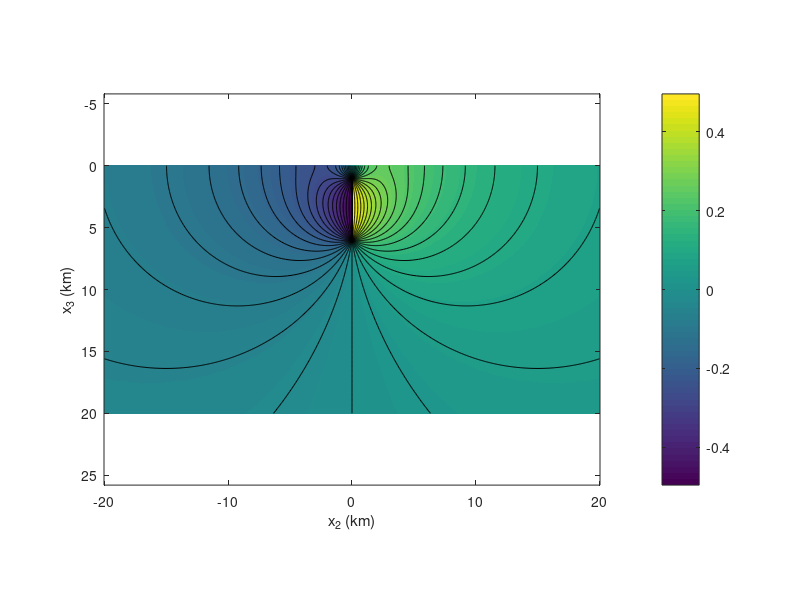

Here is the MATLAB script that generated this plot: (Note: this script raises an error after producing the figure.)
clear
addpath ~/Dropbox/scripts/utils/

% shear modulus
G = 30e3; %in MPa

% Stress kernels for fault slip
s12h=@(x2,x3,y2,y3,Wf) G*( ...
    -(x3-y3)./((x2-y2).^2+(x3-y3).^2)+(x3+y3)./((x2-y2).^2+(x3+y3).^2) ...
    +(x3-y3-Wf)./((x2-y2).^2+(x3-y3-Wf).^2)-(x3+y3+Wf)./((x2-y2).^2+(x3+y3+Wf).^2) ...
    )/2/pi;

s13h=@(x2,x3,y2,y3,Wf) G*( ...
    (x2-y2)./((x2-y2).^2+(x3-y3).^2)-(x2-y2)./((x2-y2).^2+(x3+y3).^2) ...
    -(x2-y2)./((x2-y2).^2+(x3-y3-Wf).^2)+(x2-y2)./((x2-y2).^2+(x3+y3+Wf).^2) ...
    )/2/pi;

% Displacement kernels for fault slip
u1h=@(x2,x3,y2,y3,W) ...
    (+atan((x3-y3)./(x2-y2))-atan((x3+y3)./(x2-y2)) ...
     -atan((x3-y3-W)./(x2-y2))+atan((x3+y3+W)./(x2-y2)) ...
    )/2/pi;

u1d=@(x2,x3,y2,y3,W,dip) ...
    (atan2((x3-y3),(x2-y2))-atan2((x3+y3),(x2-y2)) ...
    -atan2((x3-y3-W*sind(dip)),(x2-y2-W*cosd(dip)))+atan2((x3+y3+W*sind(dip)),(x2-y2-W*cosd(dip))) ...
    )/2/pi;
%% plot disp and strain for slip

W = 5e3;%m
% fault location
y2 = 0; 
y3 = 1e3;
dip = 50;
slip = 4;

x2 = linspace(-20e3,20e3,500);
x2long = x2';%linspace(-40e3,40e3,1000);
x3 = linspace(0e3,20e3,300);
[X2,X3] = meshgrid(x2,x3);

% compute displacement
u1 = u1h(X2,X3,y2,y3,W);
u1_dip = u1d(X2,X3,y2,y3,W,dip);

% compute stress
s12 = s12h(X2,X3,y2,y3,W);% in MPa
s13 = s13h(X2,X3,y2,y3,W);% in MPa

figure(1),clf
imagesc(x2./1e3,x3./1e3,u1), hold on
contour(x2./1e3,x3./1e3,u1,[-1:0.05:1].*0.5,'k-')
axis tight equal
xlabel('x_2 (km)'), ylabel('x_3 (km)')
cb=colorbar;
cb.Label.String = 'u_1 (m)';
set(gca,'YDir','reverse','FontSize',20)
colormap(bluewhitered(40))

figure(2),clf
plot(x2long./1e3,u1h(x2long,0,y2,y3,W),'-','LineWidth',2,'Color',rgb('orange')), hold on
plot(x2long./1e3,u1d(x2long,0,y2,y3,W,dip),'-','LineWidth',2,'Color',rgb('steelblue'))
axis tight, grid on
legend('vertical',['\delta = ' num2str(dip)])
xlabel('x_2 (km)'),ylabel('u_1 (m)')
set(gca,'FontSize',20,'LineWidth',1)

figure(10),clf
plot(x2long./1e3,slip.*u1h(x2long,0,y2,y3,W),'-','LineWidth',2,'Color',rgb('steelblue')), hold on
plot(x2long./1e3,0.*x2long,'k-','LineWidth',1)
axis tight, grid on
xlabel('x_2 (km)'),ylabel('u_1 (m)')
set(gca,'FontSize',15,'LineWidth',1)
print('ssfault_surfdis','-djpeg','-r200')
u1_surf = slip.*u1h(x2long,0,y2,y3,W);
writetable(table(x2long,u1_surf),'eq1_obs.dat')

figure(11),clf
plot(x2long./1e3,slip.*u1d(x2long,0,y2,y3,W,dip),'-','LineWidth',2,'Color',rgb('steelblue')), hold on
plot(x2long./1e3,0.*x2long,'k-','LineWidth',1)
axis tight, grid on
xlabel('x_2 (km)'),ylabel('u_1 (m)')
set(gca,'FontSize',15,'LineWidth',1)
print('ssdipfault_surfdis','-djpeg','-r200')
u1_surf = slip.*u1d(x2long,0,y2,y3,W,dip);
writetable(table(x2long,u1_surf),'eq2_obs.dat')

%% stresses
figure(3),clf
subplot(121)
imagesc(x2./1e3,x3./1e3,s12), hold on
contour(x2./1e3,x3./1e3,s12,[-5:.2:.5],'k-')
axis tight equal
xlabel('x_2 (km)'), ylabel('x_3 (km)')
cb=colorbar;
caxis([-1 1]*5)
cb.Label.String = '\sigma_{12} (MPa)';
set(gca,'YDir','reverse','FontSize',20)

subplot(122)
imagesc(x2./1e3,x3./1e3,s13), hold on
contour(x2./1e3,x3./1e3,s13,[-5:.2:.5],'k-')
axis tight equal
xlabel('x_2 (km)'), ylabel('x_3 (km)')
cb=colorbar;
caxis([-1 1]*5)
cb.Label.String = '\sigma_{13} (MPa)';
set(gca,'YDir','reverse','FontSize',20)
colormap bluewhitered(50)

%% compute max shear stress events
rng(42)
nev = 1e3;
x2ev = -10e3 + 20e3.*rand(nev,1);
x3ev = 1+19e3.*rand(nev,1);

dipev = 60+60.*rand(nev,1);
nvecev = [sind(dipev),-cosd(dipev)];

s12ev = s12h(x2ev,x3ev,y2,y3,W).*slip;
s13ev = s13h(x2ev,x3ev,y2,y3,W).*slip;

tvecev = s12ev.*nvecev(:,1) + s13ev.*nvecev(:,2);
ind = tvecev<1e-3;
tvecev(ind) = nan;

figure(14),clf
% contour(x2./1e3,x3./1e3,s12,[-5:.2:.5],'k-'), hold on
plot(zeros(100,1),linspace(0,20,100)','k-','LineWidth',2), hold on
scatter(x2ev./1e3,x3ev./1e3,30,tvecev,'filled','MarkerEdgeColor','none','LineWidth',.1)
axis tight equal, box on, grid on
xlabel('x_2 (km)'), ylabel('x_3 (km)')
cb=colorbar;
caxis(10.^[-1 1])
xlim([min(x2ev) max(x2ev)]./1e3)
cb.Label.String = '\Delta\sigma_{s} (MPa)';
set(gca,'YDir','reverse','FontSize',15,'ColorScale','log')
colormap parula
% print('aftershock_catalogue','-djpeg','-r200')

T = table(x2ev(~ind),x3ev(~ind),dipev(~ind),tvecev(~ind));
T.Properties.VariableNames = {'x2';'x3';'dip';'stressdrop_MPa'};
writetable(T,'aftershock_catalogue.dat')

